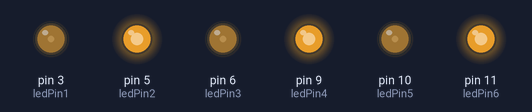
This sketch was run on a simulated Arduino Uno, built with avr-gcc and run on an emulated ATmega328P. Parts: output pins drawn as LEDs (lit = HIGH).

Above: at 0.05 s.
At 0.15 s:
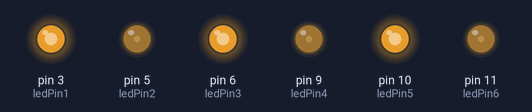
At 0.25 s:
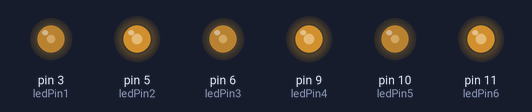
Timing chart, 0 to 3.0 s (numbered marks = the images above):
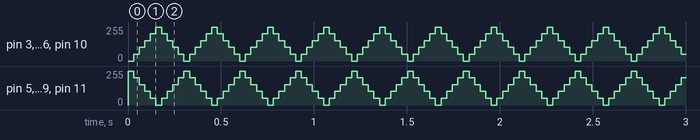

The sketch:

mini_led_christmas_lights.ino
```cpp
/*
 6 LED Christmas Lights

 This example shows how to fade six LED's on the pwm pins
 using the analogWrite() function.

 This concept code is based on the single led 'fade' example sketch.
 */

int ledPin1 = 3;          // first LED on pin 3
int ledPin2 = 5;          // second LED on pin 5
int ledPin3 = 6;          // third LED on pin 6
int ledPin4 = 9;          // fourth LED on pin 9
int ledPin5 = 10;         // fifth LED on pin 10
int ledPin6 = 11;         // sixth LED on pin 11
int brightness1 = 0;      // minimum brightness
int brightness2 = 255;    // maximum brightness
int fadeAmount = 51;      // how many points to fade the LED by

// the setup routine runs once when you press reset:
void setup()  {
  // declare led pins to be outputs:
  pinMode(ledPin1, OUTPUT);
  pinMode(ledPin2, OUTPUT);
  pinMode(ledPin3, OUTPUT);
  pinMode(ledPin4, OUTPUT);
  pinMode(ledPin5, OUTPUT);
  pinMode(ledPin6, OUTPUT);
}

// the loop routine runs over and over again forever:
void loop()  {
  // set the brightness of LED's:
  analogWrite(ledPin1, brightness1);
  analogWrite(ledPin2, brightness2);
  analogWrite(ledPin3, brightness1);
  analogWrite(ledPin4, brightness2);
  analogWrite(ledPin5, brightness1);
  analogWrite(ledPin6, brightness2);

  // change the brightness for next time through the loop:
  brightness1 = brightness1 + fadeAmount;
  brightness2 = brightness2 - fadeAmount;

  // reverse the direction of the fading at the ends of the fade:
  if (brightness1 == 0 || brightness1 == 255) {
    fadeAmount = -fadeAmount ;
  }
  // wait for 30 milliseconds to see the dimming effect
  delay(30);
}
```

Measured:
- by itself, pin 3 (ledPin1), pin 6 (ledPin3), pin 10 (ledPin5): repeats every 0.30 s: 102/255 0.03 s, 153/255 0.03 s, 204/255 0.03 s, 255/255 0.03 s, 204/255 0.03 s, 153/255 0.03 s, 102/255 0.03 s, 51/255 0.03 s, 0/255 0.03 s, 51/255 0.03 s
- by itself, pin 5 (ledPin2), pin 9 (ledPin4), pin 11 (ledPin6): repeats every 0.30 s: 204/255 0.03 s, 153/255 0.03 s, 102/255 0.03 s, 51/255 0.03 s, 0/255 0.03 s, 51/255 0.03 s, 102/255 0.03 s, 153/255 0.03 s, 204/255 0.03 s, 255/255 0.03 s
